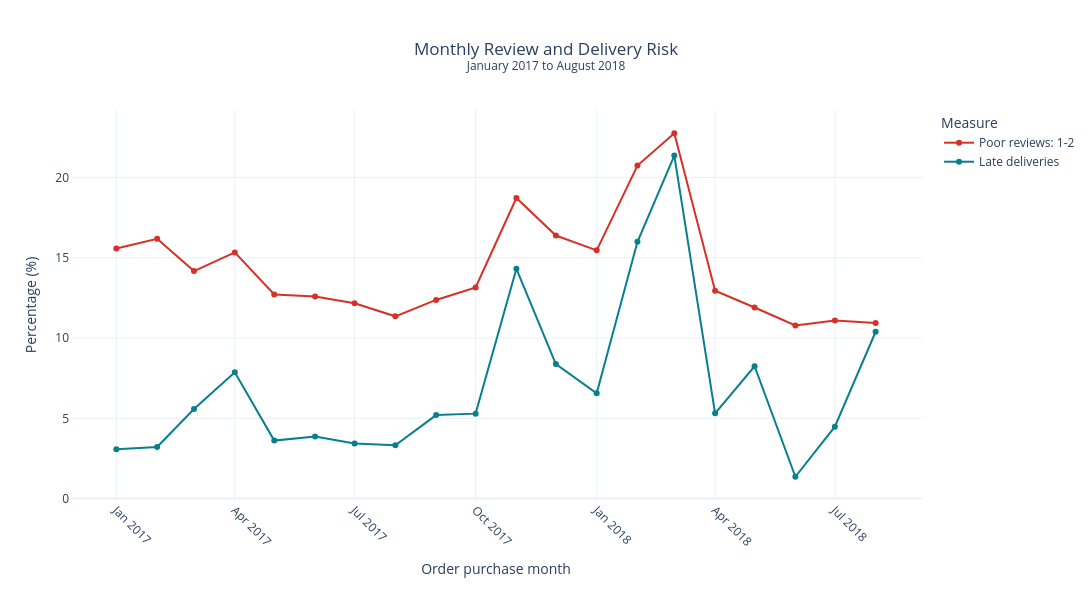

The cell this chart's notebook holds for it:
### Code cell
# Create the required month sequence
period_order = [
    str(period)
    for period in pd.period_range(
        "2017-01",
        "2018-08",
        freq="M",
    )
]

# Make a copy of the monthly summary
monthly_plot_data = monthly_summary.copy()

# Ensure period is a column
if "period" not in monthly_plot_data.columns:
    monthly_plot_data = (
        monthly_plot_data
        .rename_axis("period")
        .reset_index()
    )

# Keep exactly January 2017 through August 2018
monthly_plot_data = (
    monthly_plot_data
    .set_index("period")
    .reindex(period_order)
    .rename_axis("period")
    .reset_index()
)

# Convert the two measures into long format
monthly_plot_long = monthly_plot_data.melt(
    id_vars=["period"],
    value_vars=[
        "poor_review_rate",
        "late_delivery_rate",
    ],
    var_name="metric",
    value_name="rate",
)

monthly_plot_long["metric"] = monthly_plot_long["metric"].replace({
    "poor_review_rate": "Poor reviews: 1-2",
    "late_delivery_rate": "Late deliveries",
})

fig = px.line(
    monthly_plot_long,
    x="period",
    y="rate",
    color="metric",
    markers=True,
    color_discrete_map={
        "Poor reviews: 1-2": "#d73027",
        "Late deliveries": "#087f8c",
    },
    labels={
        "period": "Order purchase month",
        "rate": "Percentage (%)",
        "metric": "Measure",
    },
    title=(
        "Monthly Review and Delivery Risk"
        "<br><sup>January 2017 to August 2018</sup>"
    ),
)

fig.update_layout(
    template="plotly_white",
    width=1200,
    height=600,
    title_x=0.5,
    hovermode="x unified",
    margin=dict(
        l=70,
        r=50,
        t=110,
        b=100,
    ),
)

fig.update_xaxes(
    tickangle=45,
)

fig.update_yaxes(
    title="Percentage (%)",
)

# fig.show(renderer="browser")
fig.show()

### Figure 1 — Plotly figure (JSON) as saved in the notebook; plotly's stock layout.template omitted (floating-point values rounded to 4 significant figures)
{"data": [{"hovertemplate": "Measure=Poor reviews: 1-2<br>Order purchase month=%{x}<br>Percentage (%)=%{y}<extra></extra>", "legendgroup": "Poor reviews: 1-2", "line": {"color": "#d73027", "dash": "solid"}, "marker": {"symbol": "circle"}, "mode": "lines+markers", "name": "Poor reviews: 1-2", "orientation": "v", "showlegend": true, "type": "scatter", "x": ["2017-01", "2017-02", "2017-03", "2017-04", "2017-05", "2017-06", "2017-07", "2017-08", "2017-09", "2017-10", "2017-11", "2017-12", "2018-01", "2018-02", "2018-03", "2018-04", "2018-05", "2018-06", "2018-07", "2018-08"], "xaxis": "x", "y": [15.57, 16.18, 14.17, 15.33, 12.71, 12.59, 12.16, 11.35, 12.37, 13.15, 18.72, 16.38, 15.46, 20.74, 22.75, 12.94, 11.9, 10.78, 11.09, 10.93], "yaxis": "y"}, {"hovertemplate": "Measure=Late deliveries<br>Order purchase month=%{x}<br>Percentage (%)=%{y}<extra></extra>", "legendgroup": "Late deliveries", "line": {"color": "#087f8c", "dash": "solid"}, "marker": {"symbol": "circle"}, "mode": "lines+markers", "name": "Late deliveries", "orientation": "v", "showlegend": true, "type": "scatter", "x": ["2017-01", "2017-02", "2017-03", "2017-04", "2017-05", "2017-06", "2017-07", "2017-08", "2017-09", "2017-10", "2017-11", "2017-12", "2018-01", "2018-02", "2018-03", "2018-04", "2018-05", "2018-06", "2018-07", "2018-08"], "xaxis": "x", "y": [3.07, 3.21, 5.58, 7.86, 3.61, 3.86, 3.43, 3.32, 5.2, 5.29, 14.31, 8.38, 6.56, 15.99, 21.36, 5.31, 8.24, 1.36, 4.48, 10.39], "yaxis": "y"}], "layout": {"height": 600, "hovermode": "x unified", "legend": {"title": {"text": "Measure"}, "tracegroupgap": 0}, "margin": {"b": 100, "l": 70, "r": 50, "t": 110}, "title": {"text": "Monthly Review and Delivery Risk<br><sup>January 2017 to August 2018</sup>", "x": 0.5}, "width": 1200, "xaxis": {"anchor": "y", "domain": [0, 1], "tickangle": 45, "title": {"text": "Order purchase month"}}, "yaxis": {"anchor": "x", "domain": [0, 1], "title": {"text": "Percentage (%)"}}}}
